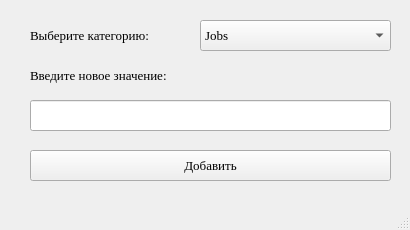
<?xml version="1.0" encoding="UTF-8"?>
<ui version="4.0">
 <class>MainWindow</class>
 <widget class="QMainWindow" name="MainWindow">
  <property name="geometry">
   <rect>
    <x>0</x>
    <y>0</y>
    <width>410</width>
    <height>230</height>
   </rect>
  </property>
  <property name="font">
   <font>
    <family>Times New Roman</family>
    <pointsize>10</pointsize>
   </font>
  </property>
  <property name="windowTitle">
   <string>MainWindow</string>
  </property>
  <widget class="QWidget" name="centralwidget">
   <widget class="QComboBox" name="cbbx_tblchoose">
    <property name="geometry">
     <rect>
      <x>200</x>
      <y>20</y>
      <width>191</width>
      <height>31</height>
     </rect>
    </property>
    <property name="font">
     <font>
      <family>Times New Roman</family>
      <pointsize>10</pointsize>
     </font>
    </property>
    <item>
     <property name="text">
      <string>Jobs</string>
     </property>
    </item>
    <item>
     <property name="text">
      <string>FamilySituation</string>
     </property>
    </item>
    <item>
     <property name="text">
      <string>Study</string>
     </property>
    </item>
   </widget>
   <widget class="QLabel" name="Info1">
    <property name="geometry">
     <rect>
      <x>30</x>
      <y>20</y>
      <width>171</width>
      <height>31</height>
     </rect>
    </property>
    <property name="text">
     <string>Выберите категорию:</string>
    </property>
   </widget>
   <widget class="QLineEdit" name="ln_new">
    <property name="geometry">
     <rect>
      <x>30</x>
      <y>100</y>
      <width>361</width>
      <height>31</height>
     </rect>
    </property>
   </widget>
   <widget class="QLabel" name="Info2">
    <property name="geometry">
     <rect>
      <x>30</x>
      <y>60</y>
      <width>321</width>
      <height>31</height>
     </rect>
    </property>
    <property name="text">
     <string>Введите новое значение:</string>
    </property>
   </widget>
   <widget class="QPushButton" name="btn_add">
    <property name="geometry">
     <rect>
      <x>30</x>
      <y>150</y>
      <width>361</width>
      <height>31</height>
     </rect>
    </property>
    <property name="text">
     <string>Добавить</string>
    </property>
   </widget>
  </widget>
  <widget class="QStatusBar" name="statusbar"/>
 </widget>
 <resources/>
 <connections/>
</ui>
